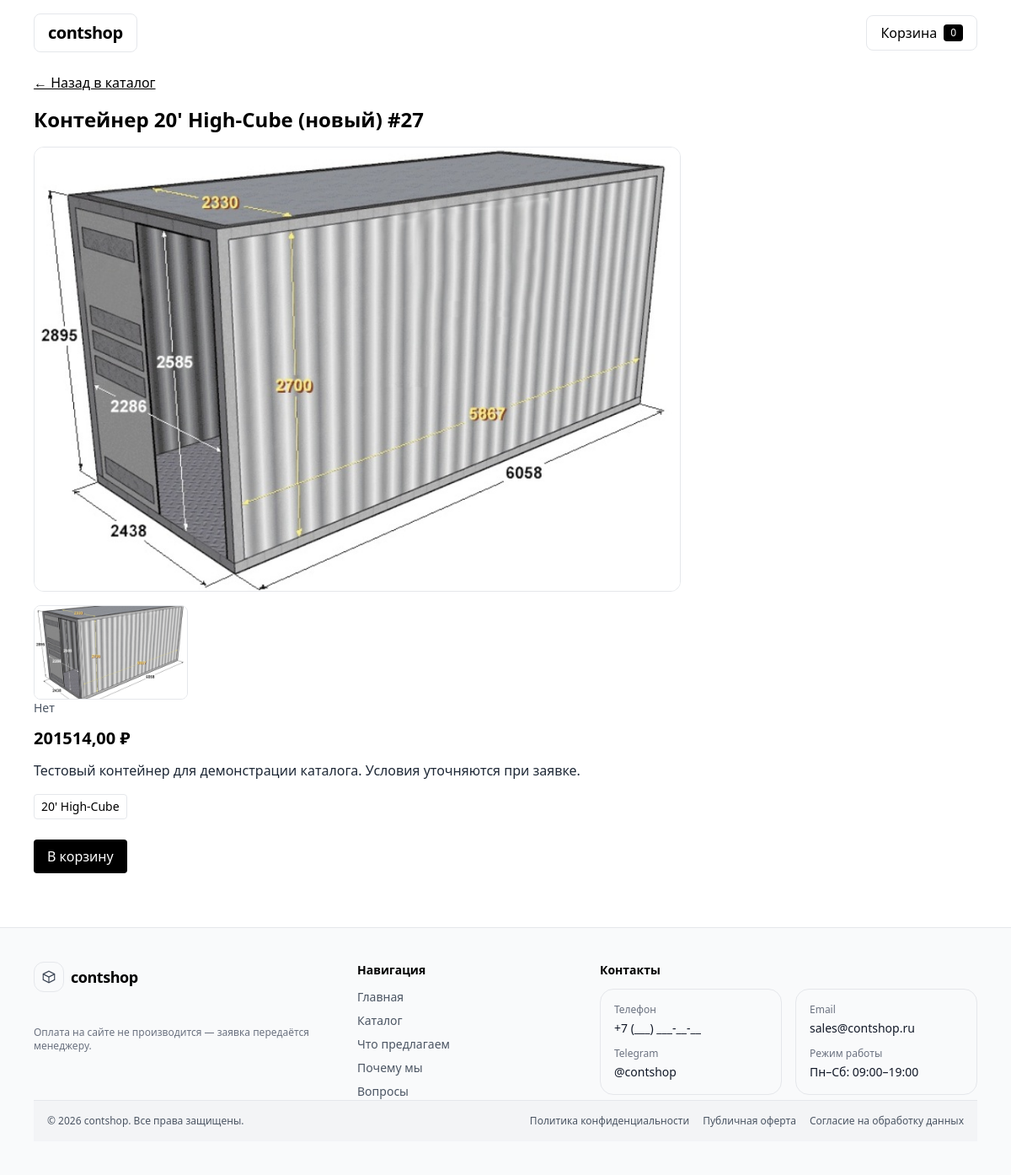
Page /catalog/20-high-cube-27/ on the earlier database version.
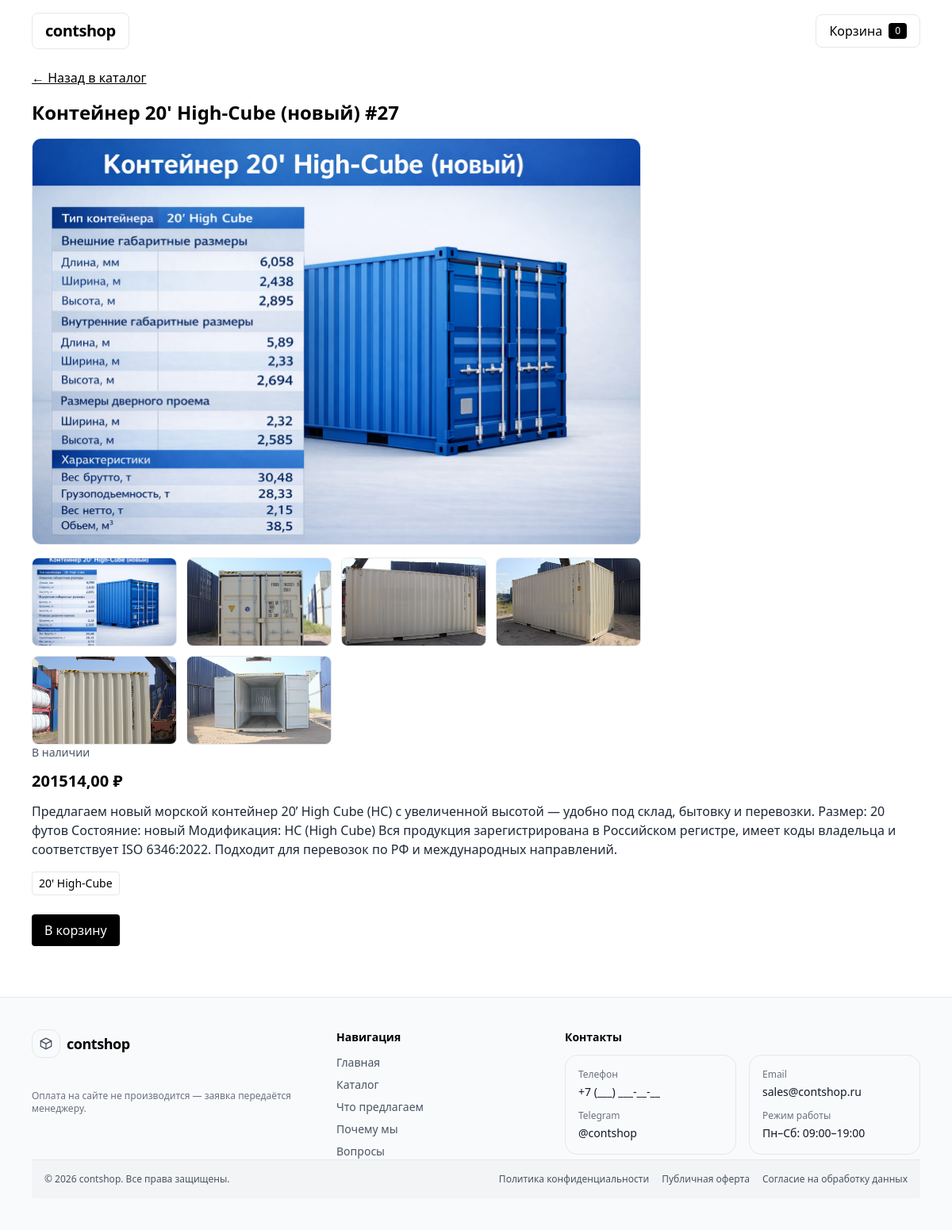
Same page on the later database version.
### apps/catalog/models.py (models this page shows, shortened)
class Product(models.Model):
    AVAILABILITY_IN_STOCK = "in_stock"
    AVAILABILITY_ON_ORDER = "on_order"
    AVAILABILITY_OUT = "out"
    AVAILABILITY_CHOICES = [
        (AVAILABILITY_IN_STOCK, "В наличии"),
        (AVAILABILITY_ON_ORDER, "Под заказ"),
        (AVAILABILITY_OUT, "Нет"),
    ]
    CONDITION_NEW = "new"
    CONDITION_USED = "used"
    CONDITION_CHOICES = [
        (CONDITION_NEW, "Новый"),
        (CONDITION_USED, "Б/у"),
    ]
    SIZE_20 = "20"
    SIZE_40 = "40"
    SIZE_CHOICES = [
        (SIZE_20, "20 футов"),
        (SIZE_40, "40 футов"),
    ]
    TYPE_STD = "standard"
    TYPE_HC = "high_cube"
    TYPE_CHOICES = [
        (TYPE_STD, "Standard"),
        (TYPE_HC, "High-Cube"),
    ]
    title = models.CharField(max_length=200)
    slug = models.SlugField(max_length=220, unique=True)
    description = models.TextField(blank=True)
    categories = models.ManyToManyField(Category, related_name="products", blank=True)
    size = models.CharField(max_length=2, choices=SIZE_CHOICES, blank=True)
    container_type = models.CharField(max_length=20, choices=TYPE_CHOICES, blank=True)
    condition = models.CharField(max_length=10, choices=CONDITION_CHOICES, blank=True)
    is_for_sale = models.BooleanField(default=True)
    is_for_rent = models.BooleanField(default=False)
    price_sale = models.DecimalField(max_digits=12, decimal_places=2, null=True, blank=True)
    rent_terms = models.CharField(max_length=200, blank=True)
    availability = models.CharField(max_length=20, choices=AVAILABILITY_CHOICES, default=AVAILABILITY_IN_STOCK)
    created_at = models.DateTimeField(auto_now_add=True)
    class Meta:
        verbose_name = "Товар"
        verbose_name_plural = "Товары"
        ordering = ["-created_at"]

class ProductImage(models.Model):
    product = models.ForeignKey(Product, on_delete=models.CASCADE, related_name="images")
    image = models.ImageField(upload_to="products/")
    sort_order = models.PositiveIntegerField(default=0)
    class Meta:
        verbose_name = "Фото товара"
        verbose_name_plural = "Фото товаров"
        ordering = ["sort_order", "id"]

class Category(models.Model):
    title = models.CharField(max_length=120, unique=True)
    slug = models.SlugField(max_length=140, unique=True, blank=True)
    class Meta:
        verbose_name = "Категория"
        verbose_name_plural = "Категории"
        ordering = ["title"]

### apps/catalog/views/pages.py (the view)
# urls.py: path("<slug:slug>/", product_detail, name="detail"),
def product_detail(request, slug: str):
    product = get_object_or_404(
        Product.objects.prefetch_related("categories", "images"),
        slug=slug
    )
    context = {
        "product": product,
        "categories": get_categories(),
    }
    return render(request, "catalog/pages/detail.html", context)

### apps/catalog/selectors.py (called while the page is built)
def get_categories() -> QuerySet[Category]:
    return Category.objects.all().order_by("title")

### apps/catalog/templates/catalog/pages/detail.html (shortened to what this page needs)
{% extends "base.html" %}
{% block content %}
  <div class="mb-4">
    <a href="{% url 'catalog:list' %}" class="underline">← Назад в каталог</a>
  </div>
  <h1 class="text-2xl font-bold mb-2">{{ product.title }}</h1>
{% with images=product.images.all %}
  {% if images %}
    <div
      x-data="lightbox({
        images: [{% for img in images %}'{{ img.image.url }}'{% if not forloop.last %},{% endif %}{% endfor %}],
        startIndex: 0
      })"
      x-init="bindKeys()"
      class="mt-4"
    >
      <button
        type="button"
        class="block w-full max-w-3xl"
        @click="openAt(0)"
      >
        <img
          src="{{ images.0.image.url }}"
          alt="{{ product.title }}"
          class="w-full max-w-3xl rounded-xl border object-cover"
        >
      </button>
      <div class="mt-4 grid grid-cols-2 md:grid-cols-4 gap-3 max-w-3xl">
        {% for img in images %}
          <button
            type="button"
            class="block"
            @click="openAt({{ forloop.counter0 }})"
          >
            <img
              src="{{ img.image.url }}"
              alt=""
              class="w-full h-28 rounded-lg border object-cover hover:opacity-90"
              loading="lazy"
            >
          </button>
        {% endfor %}
      </div>
    </div>
  {% else %}
    <div class="mt-4 w-full max-w-3xl rounded-xl border bg-gray-50 p-6 text-sm text-gray-500">
      Фото пока не добавлено
    </div>
  {% endif %}
{% endwith %}
  <div class="text-sm text-gray-600 mb-3">{{ product.get_availability_display }}</div>
  {% if product.price_sale %}
    <div class="text-xl font-semibold mb-3">{{ product.price_sale }} ₽</div>
  {% endif %}
  <div class="text-gray-800 mb-4">{{ product.description }}</div>
  <div class="flex flex-wrap gap-2 mb-6">
    {% for c in product.categories.all %}
      <span class="px-2 py-1 border rounded text-sm">{{ c.title }}</span>
    {% endfor %}
  </div>
  <form hx-post="{% url 'cart:add' product.id %}"
        hx-target="#cart-badge"
        hx-swap="outerHTML">
    <button type="submit" class="px-4 py-2 rounded bg-black text-white">
      В корзину
    </button>
  </form>
{% endblock %}

### templates/base.html (shortened to what this page needs)
<!doctype html>
<html lang="ru">
<head>
  <script src="https://cdn.tailwindcss.com"></script>
</head>
<body x-data="{ cartOpen: false }" class="min-h-screen bg-white flex flex-col">
  <div class="max-w-6xl mx-auto p-4 w-full flex-1">
      <header class="w-full flex items-center justify-between mb-6">
        <a href="{% url 'core:index' %}" class="inline-flex items-center px-4 py-2 rounded-lg border hover:bg-gray-50">
          <span class="text-xl font-extrabold tracking-tight">contshop</span>
        </a>
        <button
          type="button"
          class="px-4 py-2 rounded-lg border hover:bg-gray-50"
          @click="cartOpen = true"
          hx-get="{% url 'cart:modal' %}"
          hx-target="#cart-modal-body"
          hx-swap="innerHTML"
          hx-on::after-request="htmx.ajax('GET', '{% url 'cart:badge' %}', '#cart-badge')"
        >
         {% include "cart/partials/badge.html" with count=0 %}
      </button>
    </header>
    <main>
      {% block content %}{% endblock %}
    </main>
  </div>
  <footer class="mt-12 bg-gray-50 border-t">
  <div class="max-w-6xl mx-auto px-4 py-10">
    <div class="grid grid-cols-1 lg:grid-cols-12 gap-8">
      <div class="lg:col-span-4">
        <div class="flex items-center gap-2">
          <div class="w-9 h-9 rounded-xl border bg-gray-50 flex items-center justify-center">
            <svg width="18" height="18" viewBox="0 0 24 24" fill="none" class="text-gray-700">
              <path d="M3 7.5L12 3l9 4.5v9L12 21l-9-4.5v-9Z" stroke="currentColor" stroke-width="1.5"/>
              <path d="M3 7.5l9 4.5 9-4.5" stroke="currentColor" stroke-width="1.5"/>
              <path d="M12 12v9" stroke="currentColor" stroke-width="1.5"/>
            </svg>
          </div>
          <div>
            <div class="text-lg font-semibold tracking-tight">contshop</div>
          </div>
        </div>
        <div class="mt-10 text-xs text-gray-500">
          Оплата на сайте не производится — заявка передаётся менеджеру.
        </div>
      </div>
      <div class="lg:col-span-3">
        <div class="text-sm font-semibold">Навигация</div>
        <ul class="mt-3 space-y-2 text-sm text-gray-600">
          <li><a class="hover:underline" href="{% url 'core:index' %}">Главная</a></li>
          <li><a class="hover:underline" href="{% url 'catalog:list' %}">Каталог</a></li>
          <li><a class="hover:underline" href="#offer">Что предлагаем</a></li>
          <li><a class="hover:underline" href="#why">Почему мы</a></li>
          <li><a class="hover:underline" href="#faq">Вопросы</a></li>
        </ul>
      </div>
      <div class="lg:col-span-5">
        <div class="text-sm font-semibold">Контакты</div>
        <div class="mt-3 grid grid-cols-1 sm:grid-cols-2 gap-4 text-sm text-gray-600">
          <div class="rounded-2xl border p-4">
            <div class="text-xs text-gray-500">Телефон</div>
            <div class="mt-1 text-gray-900 font-medium">+7 (___) ___-__-__</div>
            <div class="mt-3 text-xs text-gray-500">Telegram</div>
            <div class="mt-1 text-gray-900 font-medium">@contshop</div>
          </div>
          <div class="rounded-2xl border p-4">
            <div class="text-xs text-gray-500">Email</div>
            <div class="mt-1 text-gray-900 font-medium">sales@contshop.ru</div>
            <div class="mt-3 text-xs text-gray-500">Режим работы</div>
            <div class="mt-1 text-gray-900 font-medium">Пн–Сб: 09:00–19:00</div>
          </div>
        </div>
      </div>
    </div>
    <div class="bg-gray-100 border-t">
    <div class="max-w-6xl mx-auto px-4 py-4 text-xs text-gray-600 flex flex-col md:flex-row gap-2 md:items-center md:justify-between">
      <div>© {% now "Y" %} contshop. Все права защищены.</div>
      <div class="flex flex-wrap gap-x-4 gap-y-2">
        <a href="#" class="hover:underline">Политика конфиденциальности</a>
        <a href="#" class="hover:underline">Публичная оферта</a>
        <a href="#" class="hover:underline">Согласие на обработку данных</a>
      </div>
    </div>
  </div>
</footer>
</body>
</html>

### apps/cart/templates/cart/partials/badge.html
<span id="cart-badge"
      class="inline-flex items-center gap-2"
      {% if oob %}hx-swap-oob="true"{% endif %}>
    <span>Корзина</span>
    <span class="px-2 py-0.5 rounded bg-black text-white text-xs">
        {{ count|default_if_none:0|default:0 }}
    </span>
</span>

Differences in the rows shown:
changed Product "Контейнер 20' High-Cube (новый) #27": availability "Нет" → "В наличии"; description "Тестовый контейнер для демонстрации каталога. Условия уточняются при заявке." → "Предлагаем новый морской контейнер 20’ High Cube (HC) с увеличенной высотой — удобно под склад, бытовку и перевозки. Размер: 20 футов Состояние: новый Модификация: HC (High Cube) Вся продукция зарегистрирована в Российском регистре, имеет коды владельца и соответствует ISO 6346:2022. Подходит для перевозок по РФ и международных направлений."
changed ProductImage (number 1 of 6 on the later page): image: a different picture
added ProductImage: image (picture)
added ProductImage: image (picture)
added ProductImage: image (picture)
added ProductImage: image (picture)
added ProductImage: image (picture)
